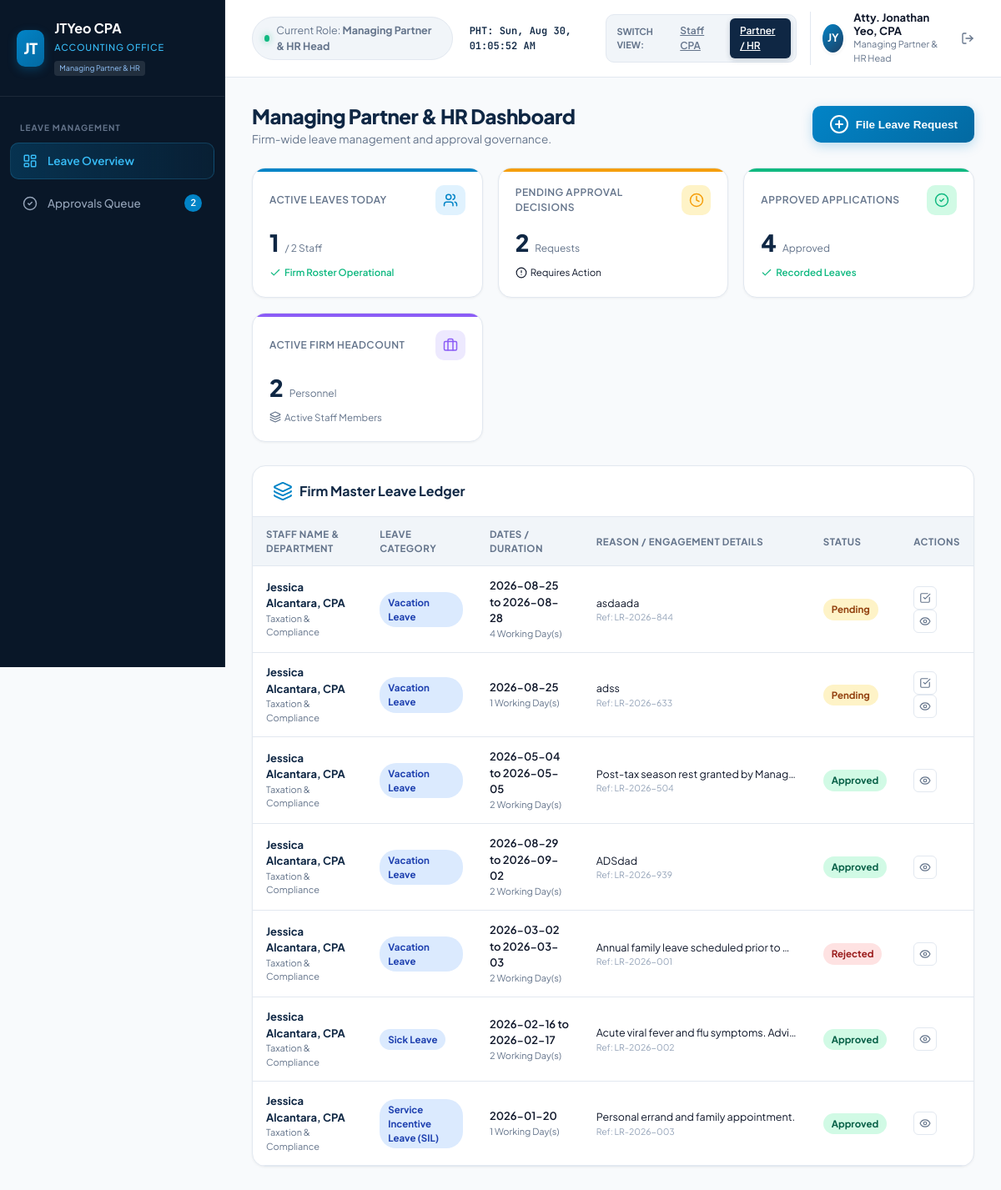
Before: /admin_dashboard.php (signed in) with the older database file.
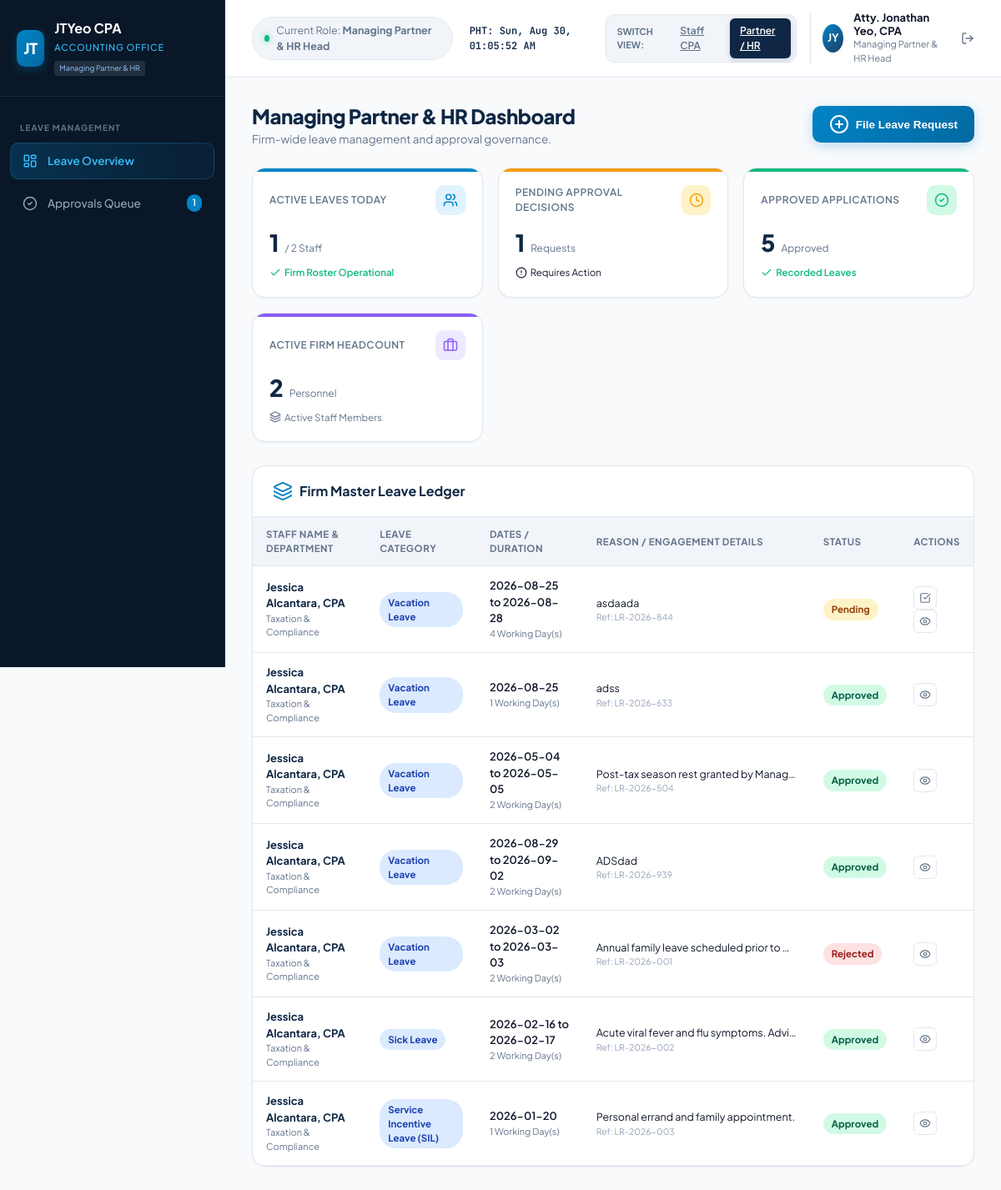
After: the same page with the newer database file.
### tables this page shows
CREATE TABLE leave_requests (
            id INTEGER PRIMARY KEY AUTOINCREMENT,
            ref_no TEXT UNIQUE NOT NULL,
            user_id INTEGER NOT NULL,
            leave_type TEXT NOT NULL, -- 'SIL', 'VL', 'SL', 'SoloParent', 'MagnaCarta', 'VAWC', 'Emergency'
            leave_type_label TEXT NOT NULL,
            start_date DATE NOT NULL,
            end_date DATE NOT NULL,
            days_count REAL NOT NULL,
            duration_mode TEXT DEFAULT 'full',
            reason TEXT NOT NULL,
            attachment_path TEXT,
            status TEXT DEFAULT 'Pending', -- 'Pending', 'Approved', 'Rejected'
            approver_name TEXT,
            rejection_reason TEXT,
            created_at DATETIME DEFAULT CURRENT_TIMESTAMP,
            decided_at DATETIME,
            FOREIGN KEY (user_id) REFERENCES users(id) ON DELETE CASCADE
        );

CREATE TABLE users (
            id INTEGER PRIMARY KEY AUTOINCREMENT,
            name TEXT NOT NULL,
            email TEXT UNIQUE NOT NULL,
            password TEXT NOT NULL,
            role TEXT NOT NULL, -- 'staff', 'supervisor', 'admin'
            department TEXT NOT NULL,
            title TEXT NOT NULL,
            avatar_initials TEXT NOT NULL,
            created_at DATETIME DEFAULT CURRENT_TIMESTAMP
        );

### auth.php (called while the page is built, shortened)
<?php
require_once __DIR__ . '/config/db.php';
function getCurrentUser() {
    global $pdo;
    $stmt = $pdo->prepare("
        SELECT u.*, b.sil_balance, b.vl_balance, b.sl_balance, b.solo_parent_balance
        FROM users u
        LEFT JOIN leave_balances b ON u.id = b.user_id
        WHERE u.id = ?
    ");
    $stmt->execute([$_SESSION['user_id']]);
    $user = $stmt->fetch();
    return $user;
}
function requireLogin() {
    $user = getCurrentUser();
    return $user;
}

### admin_dashboard.php (the view, shortened to what this page needs)
<?php
require_once __DIR__ . '/auth.php';
$user = requireLogin();
$approvalsStmt = $pdo->query("
    SELECT r.*, u.name as employee_name, u.department, u.title, u.avatar_initials
    FROM leave_requests r
    JOIN users u ON r.user_id = u.id
    WHERE r.status = 'Pending'
    ORDER BY r.created_at ASC
");
$pendingApprovals = $approvalsStmt->fetchAll();
$pendingCount = count($pendingApprovals);
$leaveReqStmt = $pdo->query("
    SELECT r.*, u.name as employee_name, u.department, u.title, u.avatar_initials
    FROM leave_requests r
    JOIN users u ON r.user_id = u.id
    ORDER BY r.created_at DESC
");
$leaveRequests = $leaveReqStmt->fetchAll();
$activeLeavesStmt = $pdo->query("
    SELECT r.*, u.name as employee_name, u.title, u.avatar_initials
    FROM leave_requests r
    JOIN users u ON r.user_id = u.id
    WHERE r.status = 'Approved' AND date('now') <= r.end_date
    ORDER BY r.start_date ASC
");
$activeLeaves = $activeLeavesStmt->fetchAll();
$allUsersStmt = $pdo->query("
    SELECT u.id, u.name, u.department, u.title,
           COALESCE(b.sil_balance, 5.0) as sil_balance,
           COALESCE(b.vl_balance, 12.0) as vl_balance,
           COALESCE(b.sl_balance, 10.0) as sl_balance,
           COALESCE(b.solo_parent_balance, 7.0) as solo_parent_balance
    FROM users u
    LEFT JOIN leave_balances b ON u.id = b.user_id
    ORDER BY u.id ASC
");
$allUsers = $allUsersStmt->fetchAll();
?>
<!DOCTYPE html>
<html lang="en">
<head>
  <link rel="stylesheet" href="style.css">
  <link href="https://cdn.jsdelivr.net/npm/fullcalendar@5.11.3/main.min.css" rel="stylesheet">
</head>
<body>
  <div class="app-container">
    <aside class="sidebar">
      <div class="brand-section">
        <div class="brand-logo">JT</div>
        <div class="brand-info">
          <h2>JTYeo CPA</h2>
          <span>Accounting Office</span>
          <div class="firm-badge">Managing Partner & HR</div>
        </div>
      </div>
      <nav class="sidebar-nav">
        <div class="nav-category">Leave Management</div>
        <a class="nav-item active" data-tab="my-portal" onclick="switchTab('my-portal')">
          <i data-lucide="layout-dashboard"></i>
          <span>Leave Overview</span>
        </a>
        <a class="nav-item" data-tab="approvals" onclick="switchTab('approvals')">
          <i data-lucide="check-circle-2"></i>
          <span>Approvals Queue</span>
          <?php if ($pendingCount > 0): ?>
            <span class="nav-badge" id="pendingApprovalsBadge"><?= $pendingCount ?></span>
          <?php endif; ?>
        </a>
      </nav>
    </aside>
    <main class="main-wrapper">
      <header class="top-header">
        <div class="header-left">
          <div class="firm-status">
            <span class="status-dot"></span>
            <span>Current Role: <strong>Managing Partner & HR Head</strong></span>
          </div>
          <div class="ph-time" id="liveClock">PHT: Loading...</div>
        </div>
        <div class="header-right">
          <div class="role-switcher-container">
            <span class="role-switcher-label">Switch View:</span>
            <a href="actions/switch_role.php?role=staff" class="role-btn">Staff CPA</a>
            <a href="actions/switch_role.php?role=admin" class="role-btn active">Partner / HR</a>
          </div>
          <div class="user-profile">
            <div class="avatar"><?= htmlspecialchars($user['avatar_initials']) ?></div>
            <div class="profile-meta">
              <div class="user-name"><?= htmlspecialchars($user['name']) ?></div>
              <div class="user-role"><?= htmlspecialchars($user['title']) ?></div>
            </div>
            <a href="logout.php" title="Sign Out" style="margin-left: 8px; color: var(--text-muted); display:flex; align-items:center;">
              <i data-lucide="log-out" style="width: 16px; height: 16px;"></i>
            </a>
          </div>
        </div>
      </header>
      <div class="content-area">
        <div id="tab-my-portal" class="tab-pane">
          <div class="page-header">
            <div class="page-title">
              <h1>Managing Partner & HR Dashboard</h1>
              <p>Firm-wide leave management and approval governance.</p>
            </div>
            <div class="header-actions">
              <button class="btn-primary" onclick="openModal('applyModal')">
                <i data-lucide="plus-circle"></i>
                <span>File Leave Request</span>
              </button>
            </div>
          </div>
          <div class="kpi-grid">
            <div class="kpi-card blue">
              <div class="kpi-header"><span class="kpi-label">Active Leaves Today</span><div class="kpi-icon"><i data-lucide="users"></i></div></div>
              <div class="kpi-value-row"><span class="kpi-value"><?= count($activeLeaves) ?></span><span class="kpi-sub">/ <?= count($allUsers) ?> Staff</span></div>
              <div class="kpi-footer positive"><i data-lucide="check" style="width:14px;height:14px;"></i><span>Firm Roster Operational</span></div>
            </div>
            <div class="kpi-card amber">
              <div class="kpi-header"><span class="kpi-label">Pending Approval Decisions</span><div class="kpi-icon"><i data-lucide="clock"></i></div></div>
              <div class="kpi-value-row"><span class="kpi-value"><?= $pendingCount ?></span><span class="kpi-sub">Requests</span></div>
              <div class="kpi-footer <?= $pendingCount > 0 ? 'warning' : 'positive' ?>">
                <i data-lucide="<?= $pendingCount > 0 ? 'alert-circle' : 'check' ?>" style="width:14px;height:14px;"></i>
                <span><?= $pendingCount > 0 ? 'Requires Action' : 'All Clear' ?></span>
              </div>
            </div>
            <div class="kpi-card green">
              <div class="kpi-header"><span class="kpi-label">Approved Applications</span><div class="kpi-icon"><i data-lucide="check-circle-2"></i></div></div>
              <div class="kpi-value-row"><span class="kpi-value"><?= count(array_filter($leaveRequests, fn($r) => $r['status'] === 'Approved')) ?></span><span class="kpi-sub">Approved</span></div>
              <div class="kpi-footer positive"><i data-lucide="check" style="width:14px;height:14px;"></i><span>Recorded Leaves</span></div>
            </div>
            <div class="kpi-card purple">
              <div class="kpi-header"><span class="kpi-label">Active Firm Headcount</span><div class="kpi-icon"><i data-lucide="briefcase"></i></div></div>
              <div class="kpi-value-row"><span class="kpi-value"><?= count($allUsers) ?></span><span class="kpi-sub">Personnel</span></div>
              <div class="kpi-footer neutral"><i data-lucide="layers" style="width:14px;height:14px;"></i><span>Active Staff Members</span></div>
            </div>
          </div>
          <div class="dashboard-card">
            <div class="card-head">
              <h3><i data-lucide="layers" style="color:var(--accent);"></i> Firm Master Leave Ledger</h3>
            </div>
            <div class="table-responsive">
              <table class="custom-table">
                <thead>
                  <tr>
                    <th>Staff Name & Department</th>
                    <th>Leave Category</th>
                    <th>Dates / Duration</th>
                    <th>Reason / Engagement Details</th>
                    <th>Status</th>
                    <th>Actions</th>
                  </tr>
                </thead>
                <tbody>
                  <?php if (empty($leaveRequests)): ?>
                    <tr><td colspan="6" style="text-align:center; padding:32px; color:var(--text-muted);">No leave applications recorded in database.</td></tr>
                  <?php else: ?>
                    <?php foreach ($leaveRequests as $req): ?>
                      <tr>
                        <td>
                          <div style="font-weight:700; color:var(--primary);"><?= htmlspecialchars($req['employee_name']) ?></div>
                          <div style="font-size:11px; color:var(--text-muted);"><?= htmlspecialchars($req['department']) ?></div>
                        </td>
                        <td><span class="badge badge-vl"><?= htmlspecialchars($req['leave_type_label']) ?></span></td>
                        <td>
                          <div style="font-weight:600;"><?= $req['start_date'] ?> <?= $req['start_date'] !== $req['end_date'] ? 'to ' . $req['end_date'] : '' ?></div>
                          <div style="font-size:11px; color:var(--text-muted);"><?= $req['days_count'] ?> Working Day(s)</div>
                        </td>
                        <td>
                          <div style="font-size:12.5px; max-width:240px; white-space:nowrap; overflow:hidden; text-overflow:ellipsis;" title="<?= htmlspecialchars($req['reason']) ?>"><?= htmlspecialchars($req['reason']) ?></div>
                          <div style="font-size:10.5px; color:var(--text-light);">Ref: <?= $req['ref_no'] ?></div>
                        </td>
                        <td>
                          <?php
                            $statusBadge = 'badge-pending';
                            if ($req['status'] === 'Approved') $statusBadge = 'badge-approved';
                            if ($req['status'] === 'Rejected') $statusBadge = 'badge-rejected';
                          ?>
                          <span class="badge <?= $statusBadge ?>"><?= $req['status'] ?></span>
                        </td>
                        <td>
                          <?php if ($req['status'] === 'Pending' || str_contains($req['status'], 'Endorsed')): ?>
                            <button class="btn-icon approve" title="Review & Decide" onclick="openDecisionModal('<?= $req['ref_no'] ?>', '<?= addslashes($req['employee_name']) ?>', '<?= addslashes($req['leave_type_label']) ?>', '<?= $req['days_count'] ?>', '<?= addslashes($req['department']) ?>')">
                              <i data-lucide="check-square" style="width:14px;height:14px;"></i>
                            </button>
                            <button class="btn-icon" title="View Signoff Details" onclick="viewDetailsModal('<?= $req['ref_no'] ?>', '<?= addslashes($req['employee_name']) ?>', '<?= addslashes($req['leave_type_label']) ?>', '<?= $req['days_count'] ?>', '<?= $req['start_date'] ?>', '<?= $req['end_date'] ?>', '<?= addslashes($req['reason']) ?>', '<?= $req['status'] ?>', '<?= addslashes($req['approver_name'] ?? 'Pending') ?>', '<?= addslashes($req['rejection_reason'] ?? '') ?>')">
                              <i data-lucide="eye" style="width:14px;height:14px;"></i>
                            </button>
                          <?php else: ?>
                            <button class="btn-icon" title="View Signoff Details" onclick="viewDetailsModal('<?= $req['ref_no'] ?>', '<?= addslashes($req['employee_name']) ?>', '<?= addslashes($req['leave_type_label']) ?>', '<?= $req['days_count'] ?>', '<?= $req['start_date'] ?>', '<?= $req['end_date'] ?>', '<?= addslashes($req['reason']) ?>', '<?= $req['status'] ?>', '<?= addslashes($req['approver_name'] ?? 'Pending') ?>', '<?= addslashes($req['rejection_reason'] ?? '') ?>')">
                              <i data-lucide="eye" style="width:14px;height:14px;"></i>
                            </button>
                          <?php endif; ?>
                        </td>
                      </tr>
                    <?php endforeach; ?>
                  <?php endif; ?>
                </tbody>
              </table>
            </div>
          </div>
        </div>
      </div>
    </main>
  </div>
</body>
</html>

Changed rows visible on the page:
changed leave_requests "adss": status "Pending" → "Approved"
Other visible differences:
$pendingCount: "2" → "1"
text no longer shown: "4"
text now shown: "5"
